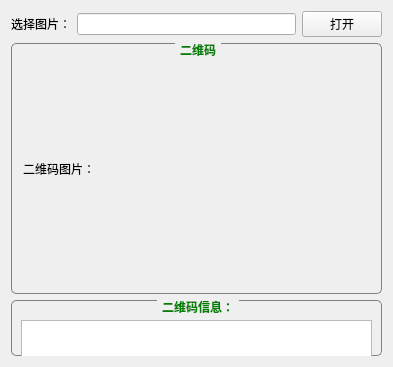
<?xml version="1.0" encoding="UTF-8"?>
<ui version="4.0">
 <class>QRCondeZxing</class>
 <widget class="QWidget" name="QRCondeZxing">
  <property name="geometry">
   <rect>
    <x>0</x>
    <y>0</y>
    <width>393</width>
    <height>367</height>
   </rect>
  </property>
  <property name="windowTitle">
   <string>QRCondeZxing</string>
  </property>
  <layout class="QVBoxLayout" name="verticalLayout_2">
   <item>
    <layout class="QVBoxLayout" name="verticalLayout" stretch="1,9,2">
     <item>
      <layout class="QHBoxLayout" name="horizontalLayout">
       <item>
        <widget class="QLabel" name="label">
         <property name="text">
          <string>选择图片：</string>
         </property>
        </widget>
       </item>
       <item>
        <widget class="QLineEdit" name="lineEdit"/>
       </item>
       <item>
        <widget class="QPushButton" name="pushButton">
         <property name="text">
          <string>打开</string>
         </property>
        </widget>
       </item>
      </layout>
     </item>
     <item>
      <widget class="QGroupBox" name="groupBox">
       <property name="font">
        <font>
         <weight>75</weight>
         <bold>true</bold>
        </font>
       </property>
       <property name="styleSheet">
        <string notr="true">QGroupBox {
     border: 1px solid gray;
     border-radius: 5px;
     margin-top: 1ex; 
 }

 QGroupBox::title {
     color:green;
     subcontrol-origin: margin;
     subcontrol-position: top center; 
     padding: 0 3px;
 }</string>
       </property>
       <property name="title">
        <string>二维码</string>
       </property>
       <property name="flat">
        <bool>false</bool>
       </property>
       <layout class="QHBoxLayout" name="horizontalLayout_2" stretch="1,8">
        <item>
         <widget class="QLabel" name="label_2">
          <property name="text">
           <string>二维码图片：</string>
          </property>
         </widget>
        </item>
        <item>
         <widget class="QLabel" name="label_3">
          <property name="text">
           <string/>
          </property>
          <property name="alignment">
           <set>Qt::AlignCenter</set>
          </property>
         </widget>
        </item>
       </layout>
      </widget>
     </item>
     <item>
      <widget class="QGroupBox" name="groupBox_2">
       <property name="font">
        <font>
         <weight>75</weight>
         <bold>true</bold>
        </font>
       </property>
       <property name="styleSheet">
        <string notr="true">QGroupBox {
     border: 1px solid gray;
     border-radius: 5px;
     margin-top: 1ex; 
 }

 QGroupBox::title {
     color:green;
     subcontrol-origin: margin;
     subcontrol-position: top center; 
     padding: 0 3px;
 }</string>
       </property>
       <property name="title">
        <string>二维码信息：</string>
       </property>
       <property name="flat">
        <bool>false</bool>
       </property>
       <widget class="QTextEdit" name="textEdit">
        <property name="geometry">
         <rect>
          <x>10</x>
          <y>20</y>
          <width>351</width>
          <height>51</height>
         </rect>
        </property>
        <property name="readOnly">
         <bool>true</bool>
        </property>
       </widget>
      </widget>
     </item>
    </layout>
   </item>
  </layout>
 </widget>
 <layoutdefault spacing="6" margin="11"/>
 <resources/>
 <connections/>
</ui>
